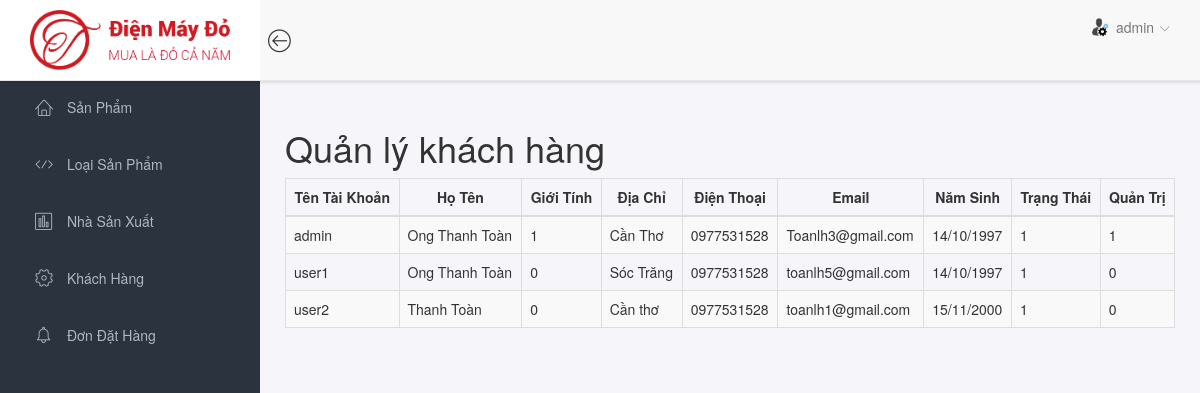
Page /quantri/index.php?ID=khachhang (signed in) on the committed database.
### tables this page shows
CREATE TABLE IF NOT EXISTS `khachhang` (
  `KH_User` varchar(45) NOT NULL,
  `KH_Password` varchar(45) NOT NULL,
  `KH_HoTen` varchar(45) DEFAULT NULL,
  `KH_GioiTinh` tinyint(4) DEFAULT NULL,
  `KH_DiaChi` varchar(200) DEFAULT NULL,
  `KH_DienThoai` varchar(11) DEFAULT NULL,
  `KH_Email` varchar(45) DEFAULT NULL,
  `KH_NgaySinh` int(11) DEFAULT NULL,
  `KH_ThangSinh` int(11) DEFAULT NULL,
  `KH_NamSinh` int(11) DEFAULT NULL,
  `KH_MaKichHoat` varchar(100) NOT NULL,
  `KH_TrangThai` int(11) DEFAULT NULL,
  `KH_QuanTri` tinyint(4) DEFAULT NULL,
  PRIMARY KEY (`KH_User`)
);

### quantri/quanly_khachhang.php (the view, shortened to what this page needs)
 <link rel="stylesheet" href="css/bootstrap.min.css">
 <form name="frmXoa" method="post" action="">
   <h1>Quản lý khách hàng</h1>
       <table id="tablesalomon" class="table table-striped table-bordered table-responsive text-justify" cellspacing="0">
         <div class="container">
           <thead>
             <tr class="text-center">
              <th class="text-center"><strong>Tên Tài Khoản</strong></th>
              <th class="text-center"><strong>Họ Tên</strong></th>
              <th class="text-center"><strong>Giới Tính</strong></th>
              <th class="text-center"><strong>Địa Chỉ</strong></th>
              <th class="text-center"><strong>Điện Thoại</strong></th>
              <th class="text-center"><strong>Email</strong></th>
              <th class="text-center"><strong>Năm Sinh</strong></th>
              <th class="text-center"><strong>Trạng Thái</strong></th>
              <th class="text-center"><strong>Quản Trị</strong></th>
            </tr>
          </thead>
          <tbody>
           <?php
           $result = mysqli_query($Connect, "SELECT * FROM khachhang");
           while($row=mysqli_fetch_array($result, MYSQLI_ASSOC)){
            ?>
            <tr>
              <td ><?php echo $row["KH_User"] ?></td>
              <td><?php echo $row["KH_HoTen"] ?></td>
              <td ><?php echo $row["KH_GioiTinh"] ?></td>
              <td><?php echo $row["KH_DiaChi"] ?></td>
              <td><?php echo $row["KH_DienThoai"] ?></td>
              <td><?php echo $row["KH_Email"] ?></td>
              <td ><?php echo $row["KH_NgaySinh"]."/".$row["KH_ThangSinh"]."/".$row["KH_NamSinh"] ?></td>
              <td><?php echo $row["KH_TrangThai"] ?></td>
              <td><?php echo $row["KH_QuanTri"] ?></td>
          </tr>
          <?php
        }
        ?>
      </tbody>
    </div>
  </table>
</div>

### quantri/assets/css/main.css (style rules this page uses)
html { position: relative; min-height: 100%; }
body { background-color: #F3F5F8; font-family: "Source Sans Pro", sans-serif; font-size: 15px; color: #676a6d; }
th { font-weight: 600; }

### quantri/assets/css/styletoan.css (style rules this page uses)
* { padding: 0; }

### rows in the picture
khachhang: KH_User "admin", KH_HoTen "Ong Thanh Toàn", KH_GioiTinh "1", KH_DiaChi "Cần Thơ", KH_DienThoai "0977531528", KH_Email "Toanlh3@gmail.com", KH_NgaySinh "14", KH_ThangSinh "10", KH_NamSinh "1997", KH_TrangThai "1", KH_QuanTri "1"
khachhang: KH_User "user1", KH_HoTen "Ong Thanh Toàn", KH_GioiTinh "0", KH_DiaChi "Sóc Trăng", KH_DienThoai "0977531528", KH_Email "toanlh5@gmail.com", KH_NgaySinh "14", KH_ThangSinh "10", KH_NamSinh "1997", KH_TrangThai "1", KH_QuanTri "0"
khachhang: KH_User "user2", KH_HoTen "Thanh Toàn", KH_GioiTinh "0", KH_DiaChi "Cần thơ", KH_DienThoai "0977531528", KH_Email "toanlh1@gmail.com", KH_NgaySinh "15", KH_ThangSinh "11", KH_NamSinh "2000", KH_TrangThai "1", KH_QuanTri "0"

### other values in the picture
$_SESSION['TaiKhoan'] "admin"
